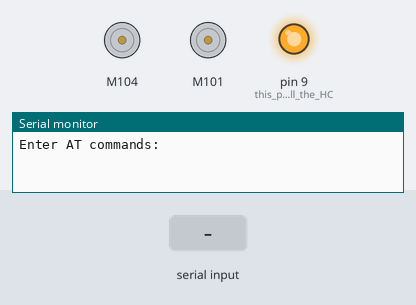
Simulated run of this sketch. Board: Arduino Mega 2560, built with avr-gcc and run on an emulated ATmega2560. Parts: 2 × DC motor (green arrow = forward, orange = backward, longer = faster), output pins drawn as LEDs (lit = HIGH), the last lines printed to the serial monitor. The test bench sets the inputs (shaded band).

Above: at 1.4 s.
1.5 s: "1" received over the second serial link
At 1.8 s:
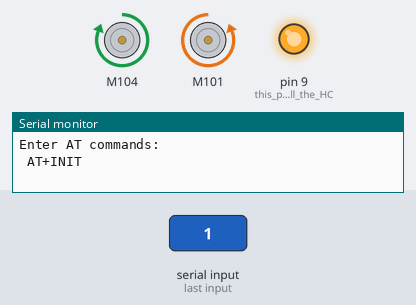
3.0 s: "2" received over the second serial link
At 3.7 s:
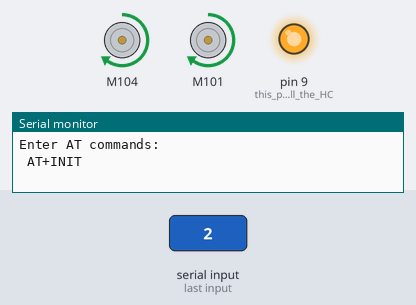
4.5 s: "3" received over the second serial link
At 4.8 s:
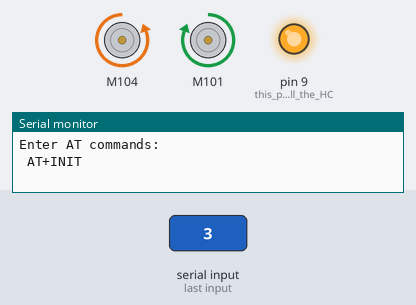
6.0 s: "4" received over the second serial link
At 7.2 s:
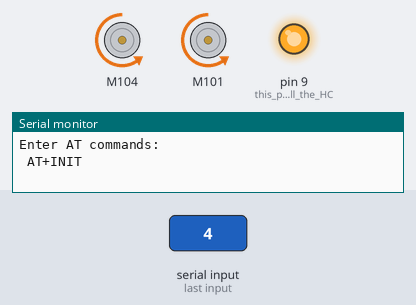
7.5 s: "5" received over the second serial link
At 8.8 s:
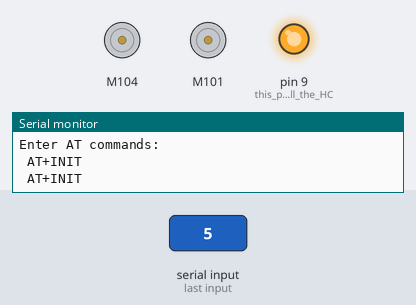
Timing chart, 0 to 10.0 s (numbered marks = the images above; inputs shaded):
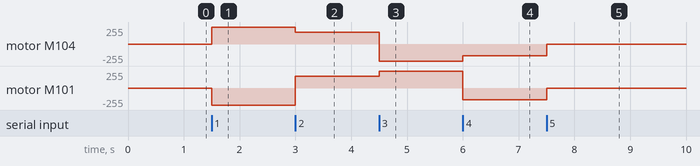

The sketch:

UniversalBluetoothTank_2.ino
```cpp
// (licence header left out)
#include "MotorDriver.h"
int tankspeed=100;

MotorDriver motor;
void boardinfo (void);
#include <SoftwareSerial.h>
//Helper macro DEBUG------------------------------------------------------------------
#define LINE(name,val) Serial.print(name); Serial.print("\t"); Serial.println(val);
//End Macro Debug----------------------------------------------------------------------
#if defined(__AVR_ATmega1280__) || defined(__AVR_ATmega2560__) // mega
//Input Custom Pins here
#define rxPin 50
#define txPin 51
#elif defined(__AVR_ATmega168__) || defined(__AVR_ATmega328P__)//Uno,Pro mini
#define rxPin 4
#define txPin 2
#elif defined(__AVR_ATmega32U4__) // leonardo,Yun,Micro
#define rxPin 11
#define txPin 10

//#else //168, 328, something else
//input custom pin here
#endif

SoftwareSerial BTSerial(rxPin, txPin); // RX | TX

void setup()
{
  // initialize
  motor.begin();
  pinMode(9, OUTPUT);  // this pin will pull the HC-05 pin 34 (key pin) HIGH to switch module to AT mode
  digitalWrite(9, HIGH);//Connect 34 to pin 9
  Serial.begin(9600);  // HC-05 default speed in HC-05 COMMAND MODE
  //Serial.begin(57600); //arduino  HC-05 default speed in HC-05 Communication Mode. PART 1
#if defined(__AVR_ATmega1280__) || defined(__AVR_ATmega2560__) // mega
  //Input Custom Pins here

#elif defined(__AVR_ATmega168__) || defined(__AVR_ATmega328P__)//Uno,Pro mini
  Serial.println("Serial connection made to Arduino Uno/ProMini");
  Serial.println("make sure the baud rate is set to 34000 and line endings is set to be Both NL & CR");
  Serial.println(" AT+ORGL ");
  Serial.println(" AT+ROLE=0 ");
  Serial.println(" AT+POLAR=1,0 ");
  Serial.println(" AT+UART=115200,0,0 ");
  Serial.println(" AT+INIT   ");
  Serial.println("In order, these commands tell the module to reset to factory settings, ");
  Serial.println("Switch to slave role (transparent serial bridge), set pin 32 low on Bluetooth connection, ");
  Serial.println("change baud rate to match the Arduino Uno programming rate, and to initialize. ");
  Serial.println("Disconnect 3.3v from the Key pin and cycle the power to the module. It will now be running at 115200 baud and be in pairing mode. ");
#elif defined(__AVR_ATmega32U4__) // leonardo,Yun,Micro
  Serial1.begin(38400); // Bluetooth communications
  while (!Serial)
  {
    ; // wait for serial port to connect. Needed for Arduino Micro
  }
  //Serial.println("Serial connection made (Arduino --> USB)");

  while (!Serial1)
  {
    ; // wait for serial1 port to connect. Needed for Arduino Micro
  }

  //Serial.println("Serial 1 connection made (Arduino <--> Bluetooth)");
  //#else //168, 328, something else
  //input custom pin here
#endif


  boardinfo();//Detects Board
  Serial.println("Enter AT commands:");
  //BTSerial.begin(38400);  // HC-05 default speed in AT command more
  //BTSerial.begin(57600);  // HC-05 default speed in HC-05 Communication Mode.
  BTSerial.begin(9600);  // HC-05 default speed in HC-05 Communication Mode.

}

void loop()
{
  char recvChar;
  while (1)
  {
    //check if there's any data sent from the remote bluetooth shield
    if (BTSerial.available())
    {
      recvChar = BTSerial.read();

      if (recvChar == '1')
      {
        // digitalWrite(led,HIGH);

        motor.speed(0, tankspeed);            // set motor0 to speed 100
        motor.speed(1, -(tankspeed));            // set motor0 to speed 100
        //motor.speed(0, -100);           // set motor0 to speed -100
        Serial.println(" AT+INIT   ");


      }
      else if (recvChar == '2')
      {
        motor.speed(0, 69);           // set motor0 to speed -100
        motor.speed(1, 69);           // set motor0 to speed -100


      }
      else if (recvChar == '3')
      {
        motor.speed(0, -100);           // set motor0 to speed -100
        motor.speed(1, 100);           // set motor0 to speed -100
      }
      else if (recvChar == '4')
      {

        motor.speed(0, -69);           // set motor0 to speed -100
        motor.speed(1, -69);           // set motor0 to speed -100
      }
      else if (recvChar == '5')
      {
        motor.brake(0);                 // brake
        motor.brake(1);                 // brake
        Serial.println(" AT+INIT   ");
      }
      else if (recvChar == '6')
      {
        motor.stop(0);                  // stop
        motor.stop(1);                  // stop
      }
      else if (recvChar == '7')
      {
        // digitalWrite(led,HIGH);

        int tankspeed = 100;


      }
      else if (recvChar == '8')
      {
        // digitalWrite(led,HIGH);

        int tankspeed = 70;


      }

      else
      {
      }
    }
  }
  //  // Keep reading from HC-05 and send to Arduino Serial Monitor
  if (BTSerial.available())
    Serial.write(BTSerial.read());
  //
  //  // Keep reading from Arduino Serial Monitor and send to HC-05
  //if (Serial.available())
  //BTSerial.write(Serial.read());
}

void boardinfo(void)
{
  //-------------------------------------------------DEBUG---------------------------------------------------------------------------
  Serial.println("\n===============================================Board Type Info====================================================");
  Serial.println("\nCPU:");
#if defined(__AVR_ATmega168__)
  // Arduino Diecimila and older
  LINE("__AVR_ATmega168__", __AVR_ATmega168__);
#endif

#if defined(__AVR_ATmega328P__)
  // Arduino Duemilanove and Uno
  LINE("__AVR_ATmega328P__", __AVR_ATmega328P__);
#endif

#if defined(__AVR_ATmega2560__)
  // Arduino Mega 2560
  LINE("__AVR_ATmega2560__", __AVR_ATmega2560__);
#endif

#if defined(__AVR_ATmega1280__)
  // Arduino Mega
  LINE("__AVR_ATmega1280__", __AVR_ATmega1280__);
#endif

#if defined(__AVR_ATmega32U4__)
  // Arduino Leonardo
  LINE("__AVR_ATmega32U4__", __AVR_ATmega32U4__);
#endif

#if defined(__SAM3X8E__)
  // Arduino Due
  LINE("__SAM3X8E__", __SAM3X8E__);
#endif

  // Determine board type
#if defined(__AVR_ATmega168__) || defined(__AVR_ATmega328P__)
  Serial.println(" Arduino Uno");
#elif defined(__AVR_ATmega2560__) || defined(__AVR_ATmega1280__)
  Serial.println("Arduino Mega");
#elif defined(__AVR_ATmega32U4__)
  Serial.println("Arduino Leonardo");
#elif defined(__SAM3X8E__)
  Serial.println("Arduino Due");
#else
  Serial.println("Unknown");
#endif

  Serial.println("\nArduino:");

  // Arduino SW version
  LINE("ARDUINO", ARDUINO);

  // Oscillator frequency
  LINE("F_CPU", F_CPU);
  Serial.println("\n=================================================Board Type Info====================================================");
  //-----------------------------------------------------DEBUG END-------------------------------
}
```

Measured:
- after the input at 1.5 s, motor M104: stopped → forward 255/255 at once; motor M101: stopped → backward 255/255 at once
- after the input at 3.0 s, motor M104: forward 255/255 → forward 175/255 at once; motor M101: backward 255/255 → forward 175/255 at once
- after the input at 4.5 s, motor M104: forward 175/255 → backward 255/255 at once; motor M101: forward 175/255 → forward 255/255 at once
- after the input at 6.0 s, motor M104: backward 255/255 → backward 175/255 at once; motor M101: forward 255/255 → backward 175/255 at once
- after the input at 7.5 s, motor M104, motor M101: backward 175/255 → stopped at once
